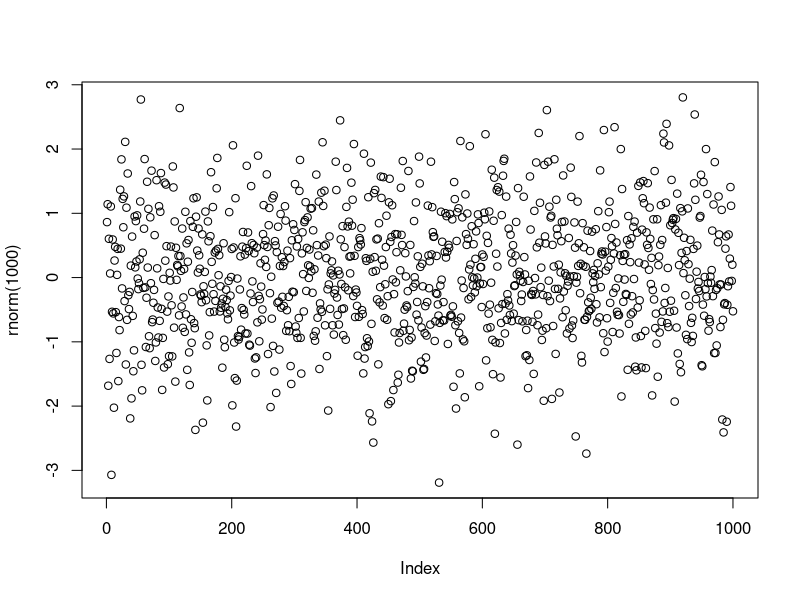

Generate this figure with R:
## ---- chunk 1
plot(rnorm(1000))
